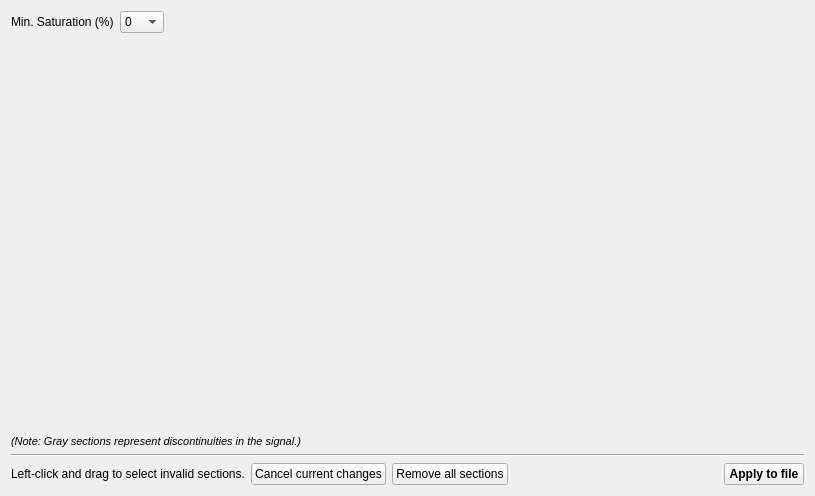
<?xml version="1.0" encoding="UTF-8"?>
<ui version="4.0">
 <class>Oxymeter</class>
 <widget class="QWidget" name="Oxymeter">
  <property name="geometry">
   <rect>
    <x>0</x>
    <y>0</y>
    <width>815</width>
    <height>496</height>
   </rect>
  </property>
  <property name="windowTitle">
   <string>Form</string>
  </property>
  <layout class="QVBoxLayout" name="verticalLayout" stretch="0,1,0,0,0">
   <item>
    <layout class="QHBoxLayout" name="horizontalLayout_2" stretch="0,0,0">
     <item>
      <widget class="QLabel" name="label">
       <property name="text">
        <string>Min. Saturation (%)</string>
       </property>
      </widget>
     </item>
     <item>
      <widget class="QComboBox" name="ymin_comboBox">
       <item>
        <property name="text">
         <string>0</string>
        </property>
       </item>
       <item>
        <property name="text">
         <string>10</string>
        </property>
       </item>
       <item>
        <property name="text">
         <string>20</string>
        </property>
       </item>
       <item>
        <property name="text">
         <string>30</string>
        </property>
       </item>
       <item>
        <property name="text">
         <string>40</string>
        </property>
       </item>
       <item>
        <property name="text">
         <string>50</string>
        </property>
       </item>
       <item>
        <property name="text">
         <string>60</string>
        </property>
       </item>
       <item>
        <property name="text">
         <string>70</string>
        </property>
       </item>
       <item>
        <property name="text">
         <string>80</string>
        </property>
       </item>
       <item>
        <property name="text">
         <string>90</string>
        </property>
       </item>
      </widget>
     </item>
     <item>
      <spacer name="horizontalSpacer_2">
       <property name="orientation">
        <enum>Qt::Horizontal</enum>
       </property>
       <property name="sizeHint" stdset="0">
        <size>
         <width>40</width>
         <height>20</height>
        </size>
       </property>
      </spacer>
     </item>
    </layout>
   </item>
   <item>
    <widget class="OxymeterDrawArea" name="oxymeter_draw_area" native="true"/>
   </item>
   <item>
    <widget class="QLabel" name="label_2">
     <property name="font">
      <font>
       <pointsize>8</pointsize>
       <italic>true</italic>
      </font>
     </property>
     <property name="text">
      <string>(Note: Gray sections represent discontinuities in the signal.)</string>
     </property>
    </widget>
   </item>
   <item>
    <widget class="Line" name="line">
     <property name="orientation">
      <enum>Qt::Horizontal</enum>
     </property>
    </widget>
   </item>
   <item>
    <layout class="QHBoxLayout" name="horizontalLayout">
     <item>
      <widget class="QLabel" name="label_3">
       <property name="text">
        <string>Left-click and drag to select invalid sections.</string>
       </property>
      </widget>
     </item>
     <item>
      <widget class="QPushButton" name="reset_pushButton">
       <property name="toolTip">
        <string>Cancel current modification and set it back to the last recorded values.</string>
       </property>
       <property name="text">
        <string>Cancel current changes</string>
       </property>
      </widget>
     </item>
     <item>
      <widget class="QPushButton" name="remove_all_pushButton">
       <property name="text">
        <string>Remove all sections</string>
       </property>
      </widget>
     </item>
     <item>
      <spacer name="horizontalSpacer">
       <property name="orientation">
        <enum>Qt::Horizontal</enum>
       </property>
       <property name="sizeHint" stdset="0">
        <size>
         <width>40</width>
         <height>20</height>
        </size>
       </property>
      </spacer>
     </item>
     <item>
      <widget class="QPushButton" name="apply_pushButton">
       <property name="font">
        <font>
         <weight>75</weight>
         <bold>true</bold>
        </font>
       </property>
       <property name="text">
        <string>Apply to file</string>
       </property>
      </widget>
     </item>
    </layout>
   </item>
  </layout>
 </widget>
 <customwidgets>
  <customwidget>
   <class>OxymeterDrawArea</class>
   <extends>QWidget</extends>
   <header>widgets.OxymeterDrawArea</header>
   <container>1</container>
  </customwidget>
 </customwidgets>
 <resources/>
 <connections>
  <connection>
   <sender>apply_pushButton</sender>
   <signal>clicked()</signal>
   <receiver>Oxymeter</receiver>
   <slot>on_apply()</slot>
   <hints>
    <hint type="sourcelabel">
     <x>263</x>
     <y>368</y>
    </hint>
    <hint type="destinationlabel">
     <x>156</x>
     <y>247</y>
    </hint>
   </hints>
  </connection>
  <connection>
   <sender>remove_all_pushButton</sender>
   <signal>clicked()</signal>
   <receiver>Oxymeter</receiver>
   <slot>remove_all_clicked()</slot>
   <hints>
    <hint type="sourcelabel">
     <x>177</x>
     <y>368</y>
    </hint>
    <hint type="destinationlabel">
     <x>156</x>
     <y>247</y>
    </hint>
   </hints>
  </connection>
  <connection>
   <sender>reset_pushButton</sender>
   <signal>clicked()</signal>
   <receiver>Oxymeter</receiver>
   <slot>on_reset()</slot>
   <hints>
    <hint type="sourcelabel">
     <x>88</x>
     <y>368</y>
    </hint>
    <hint type="destinationlabel">
     <x>156</x>
     <y>247</y>
    </hint>
   </hints>
  </connection>
  <connection>
   <sender>ymin_comboBox</sender>
   <signal>currentTextChanged(QString)</signal>
   <receiver>Oxymeter</receiver>
   <slot>min_saturation_change()</slot>
   <hints>
    <hint type="sourcelabel">
     <x>96</x>
     <y>86</y>
    </hint>
    <hint type="destinationlabel">
     <x>156</x>
     <y>247</y>
    </hint>
   </hints>
  </connection>
 </connections>
 <slots>
  <slot>on_apply()</slot>
  <slot>on_reset()</slot>
  <slot>remove_all_clicked()</slot>
  <slot>min_saturation_change()</slot>
 </slots>
</ui>
